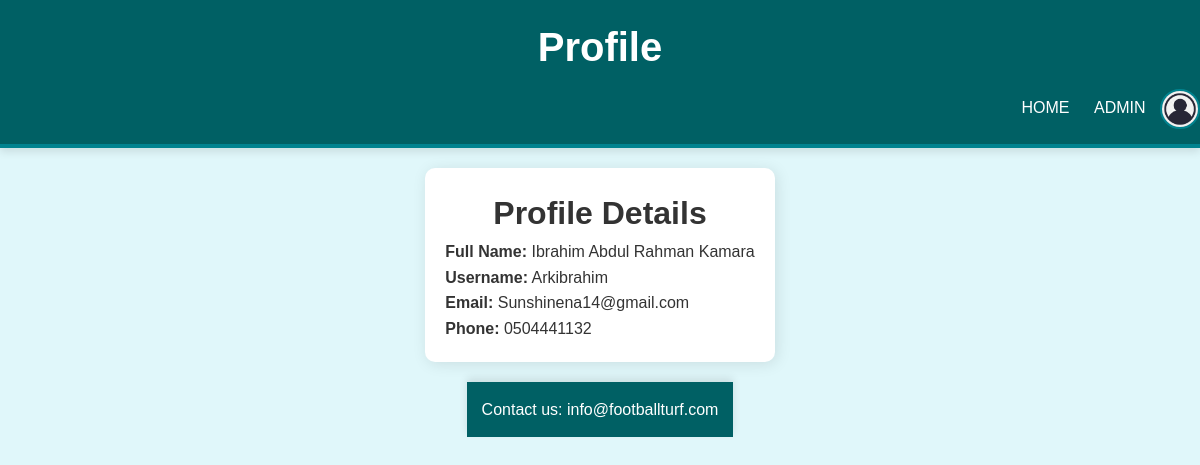
Screenshot of /profile (signed in) with the database file from the repository.
### tables this page shows
CREATE TABLE users (
	id INTEGER PRIMARY KEY AUTOINCREMENT,
	fullname TEXT,
	username TEXT,
	email TEXT
	phone TEXT,
	pwd TEXT
, phone, is_admin);

### app.py (the view)
@app.route('/profile')
def profile():
    if 'user_id' not in session:
        flash('You need to be logged in to view this page.', 'error')
        return redirect(url_for('login'))
    user_id = session.get("user_id")
    conn = sqlite3.connect('database.db')
    cursor = conn.cursor()
    cursor.execute('SELECT * FROM users WHERE id = ?', (user_id,))
    user = cursor.fetchone()
    conn.close()
    return render_template('profile.html', user=user)

### Templates/profile.html (shortened to what this page needs)
<!DOCTYPE html>
<html lang="en">
<head>
    <link rel="stylesheet" href="{{ url_for('static', filename='style.css') }}">
</head>
<body>
    <header>
        <h1>Profile</h1>
        <nav>
            <a href="{{ url_for('home') }}">Home</a>
            {% if session.get('is_admin') %}
                <a href="{{ url_for('admin') }}">Admin</a>
            {% else %}
            {% if session.get('username') %}
                <a href="{{ url_for('booking') }}">Book</a>
            {% endif %}
            {% endif %}
            {% if session.get('username') %}
                <div class="profile-menu">
                    <img src="{{ url_for('static', filename='avatar.jpg') }}" alt="Profile" class="profile-img">
                </div>
            {% else %}
                <a href="{{ url_for('login') }}">Login</a>
                <a href="{{ url_for('register') }}">Register</a>
            {% endif %}
        </nav>
    </header>
    <main class="login-container">
        <h1>Profile Details</h1>
        <div>
            <p><strong>Full Name:</strong> {{ user[1] }}</p>
            <p><strong>Username:</strong> {{ user[2] }}</p>
            <p><strong>Email:</strong> {{ user[3] }}</p>
            <p><strong>Phone:</strong> {{ user[5] }}</p>
        </div>
    </main>
    <footer>
        <p>Contact us: info@footballturf.com</p>
    </footer>
</body>
</html>

### Static/style.css (style rules this page uses)
* { margin: 0; padding: 0; box-sizing: border-box; }
body { font-family: 'Arial', sans-serif; line-height: 1.6; background-color: #f9f9f9; display: flex; flex-direction: column; align-items: center; justify-content: center; width: 100%; margin: 0; padding: 0; background-color: #e0f7fa; color: #333; }
header { background-color: #006064; color: #fff; padding: 15px 0; text-align: center; width: 100%; min-height: 70px; border-bottom: #00838f 4px solid; box-shadow: 0 4px 8px rgba(0, 0, 0, 0.1); }
header a { color: #fff; text-decoration: none; text-transform: uppercase; font-size: 16px; }
header nav { float: right; margin-top: 10px; }
header h1 { font-size: 2.5rem; font-weight: bold; }
nav a { color: #fff; text-decoration: none; margin: 0 10px; transition: color 0.3s; }
footer { background: #006064; color: #fff; text-align: center; padding: 15px; margin-top: 20px; box-shadow: 0 -4px 8px rgba(0, 0, 0, 0.1); }
footer p { font-size: 1rem; }
.login-container { padding: 20px; display: flex; flex-direction: column; align-items: center; justify-content: center; border-radius: 10px; margin-top: 20px; box-shadow: 2px 2px 15px rgba(0, 0, 0, 0.1); background: #fff; }
.profile-menu { position: relative; display: inline-block; }
.profile-img { width: 40px; height: 40px; border-radius: 50%; cursor: pointer; vertical-align: middle; border: 2px solid #00838f; transition: transform 0.3s; }

### rows the page displays
users: fullname "Ibrahim Abdul Rahman Kamara", username "Arkibrahim", email "Sunshinena14@gmail.com", phone "0504441132"
